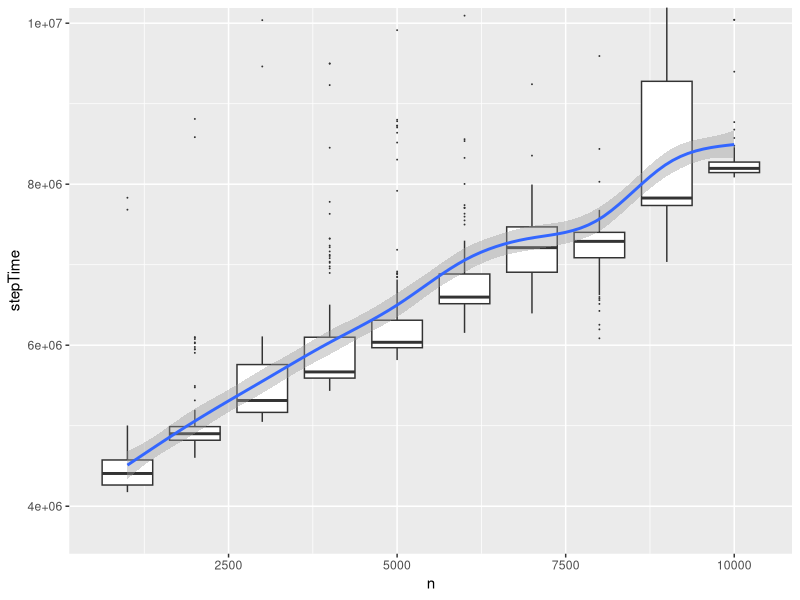
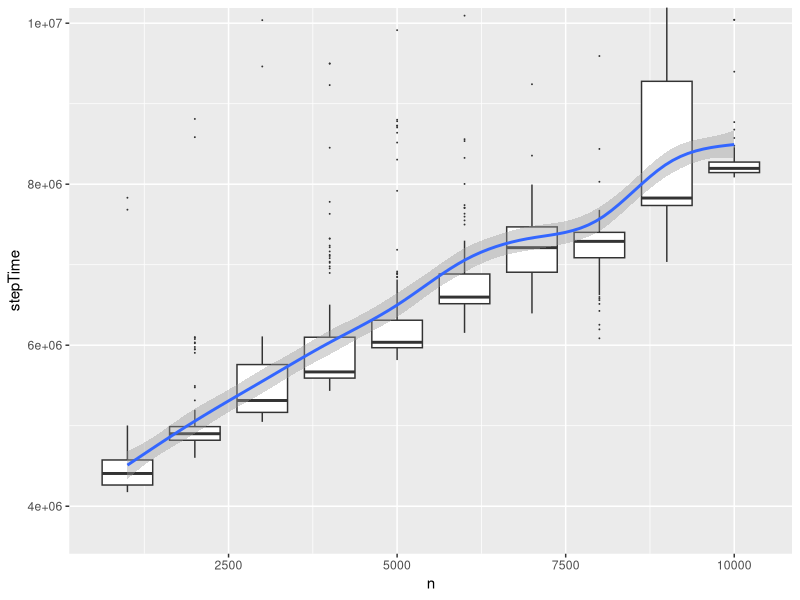

Reproduce these figures in R, in order.


library(plyr)
library(ggplot2)
library(microbenchmark)
set.seed(2325235)

synthFrame <- function(nrows) {
   d <- data.frame(xN=rnorm(nrows),
      xC=sample(c('a','b'),size=nrows,replace=TRUE))
   d$y <- (d$xN + ifelse(d$xC=='a',0.2,-0.2) + rnorm(nrows))
   d
}


# see if step() is working off (X^T X, X^T y) or re-scanning data
# answer: it has a run time proportional to the data size, not just
# a function of (X^T X, X^T y).
dTrainB <- synthFrame(100)
timeStep <- function(n) {
  dTraini <- adply(1:(n/dim(dTrainB)[[1]]),1,function(x) dTrainB)
  modeli <- lm(y~xN+xC,data=dTraini)
  stepResF <- step(modeli,trace=0) # run once to make sure data caches are hot
  microbenchmark(step(modeli,trace=0))$time
}
plotFrameStep <- adply(seq(1000,10000,1000),1,
   function(n) data.frame(n=n,stepTime=timeStep(n)))
uBr <- max(aggregate(stepTime~n,data=plotFrameStep,
   FUN=function(x) { quantile(x,0.9) })$stepTime)
lBr <- min(aggregate(stepTime~n,data=plotFrameStep,
   FUN=function(x) { quantile(x,0.1) })$stepTime)
uB <- uBr + (uBr-lBr)/10
lB <- max(0,lBr - (uBr-lBr)/10)
ggplot(data=plotFrameStep,aes(x=n,y=stepTime)) + 
   geom_boxplot(aes(group=n),outlier.size=0) + 
   coord_cartesian(ylim=c(lB,uB)) +
   geom_smooth()
ggsave(filename='lmstepTimes.png')
